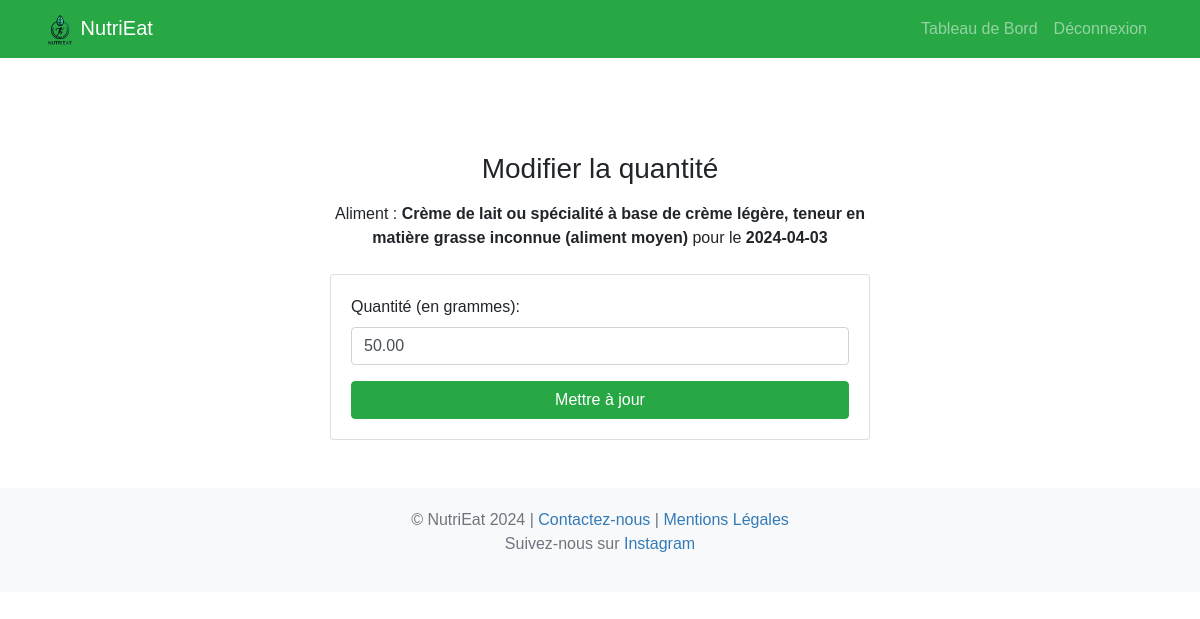
The page /modifier_quantite.php?id=49&date=2024-04-03 (signed in) on the database its author committed.
### tables this page shows
CREATE TABLE IF NOT EXISTS `journalalimentaire` (
  `id` int NOT NULL AUTO_INCREMENT,
  `utilisateur_id` int DEFAULT NULL,
  `aliment_id` int DEFAULT NULL,
  `date` date NOT NULL,
  `quantite` decimal(10,2) NOT NULL,
  PRIMARY KEY (`id`),
  KEY `utilisateur_id` (`utilisateur_id`),
  KEY `aliment_id` (`aliment_id`),
  CONSTRAINT `journalalimentaire_ibfk_1` FOREIGN KEY (`utilisateur_id`) REFERENCES `utilisateurs` (`id`),
  CONSTRAINT `journalalimentaire_ibfk_2` FOREIGN KEY (`aliment_id`) REFERENCES `aliments` (`id`)
);

CREATE TABLE IF NOT EXISTS `aliments` (
  `id` int NOT NULL AUTO_INCREMENT,
  `nom` varchar(255) NOT NULL,
  `calories` decimal(10,2) NOT NULL,
  `proteines` decimal(10,2) NOT NULL,
  `glucides` decimal(10,2) NOT NULL,
  `lipides` decimal(10,2) NOT NULL,
  `utilisateur_id` int DEFAULT NULL,
  `categorie` varchar(255) DEFAULT NULL,
  PRIMARY KEY (`id`)
);

### modifier_quantite.php (the view, shortened to what this page needs)
<?php
$user_id = $_SESSION['user_id'];
$aliment_id = isset($_GET['id']) ? intval($_GET['id']) : null;
$date = isset($_GET['date']) ? $_GET['date'] : null;
$conn = new mysqli("localhost", "root", "root", "NutriEat");
$sql = "SELECT aliments.nom, journalalimentaire.quantite, journalalimentaire.id
        FROM journalalimentaire
        INNER JOIN aliments ON journalalimentaire.aliment_id = aliments.id
        WHERE journalalimentaire.id = ? AND journalalimentaire.utilisateur_id = ?";
$stmt = $conn->prepare($sql);
$stmt->bind_param("ii", $aliment_id, $user_id);
$stmt->execute();
$result = $stmt->get_result();
$aliment = $result->fetch_assoc();
?>
<!DOCTYPE html>
<html lang="fr">
<head>
    <link href="https://stackpath.bootstrapcdn.com/bootstrap/4.5.2/css/bootstrap.min.css" rel="stylesheet">
    <link href="css/style.css" rel="stylesheet">
</head>
<body>
<nav class="navbar navbar-expand-lg navbar-dark bg-success fixed-top">
    <div class="container">
        <a class="navbar-brand" href="index.php">
            <img src="img/logo-nutrieat.png" alt="NutriEat Logo" style="height: 30px;">
            NutriEat
        </a>
        <div class="collapse navbar-collapse" id="navbarResponsive">
            <ul class="navbar-nav ml-auto">
                <li class="nav-item">
                    <a class="nav-link" href="dashboard.php">Tableau de Bord</a>
                </li>
                <li class="nav-item">
                    <a class="nav-link" href="logout.php">Déconnexion</a>
                </li>
            </ul>
        </div>
    </div>
</nav>
<div class="container mt-5 pt-5">
    <div class="row justify-content-center">
        <div class="col-md-6">
            <div class="text-center mb-4">
                <h2 class="h3 mb-3 font-weight-normal">Modifier la quantité</h2>
                <p>Aliment : <strong><?php echo htmlspecialchars($aliment['nom']); ?></strong> pour le <strong><?php echo htmlspecialchars($date); ?></strong></p>
            </div>
            <div class="card">
                <div class="card-body">
                    <form action="" method="post">
                        <div class="form-group">
                            <label for="quantite">Quantité (en grammes):</label>
                            <input type="number" class="form-control" id="quantite" name="quantite" value="<?php echo htmlspecialchars($aliment['quantite']); ?>" required>
                        </div>
                        <button type="submit" class="btn btn-success btn-block">Mettre à jour</button>
                    </form>
                </div>
            </div>
        </div>
    </div>
</div>
<footer class="footer mt-5 bg-light">
    <div class="container text-center">
        <p class="mb-0">&copy; NutriEat 2024 |
            <a href="contact.php">Contactez-nous</a> |
            <a href="mentions_legales.html">Mentions Légales</a>
        </p>
        <p>Suivez-nous sur <a href="https://www.instagram.com/nutrieat_app/" target="_blank" rel="noopener noreferrer">Instagram</a></p>
    </div>
</footer>
</body>
</html>

### css/style.css (style rules this page uses)
body { padding-top: 56px; font-family: 'Arial', sans-serif; }
.footer { background: #f8f9fa; color: #6c757d; text-align: center; padding: 20px 0; }
.footer a { color: #337ab7; }

### rows shown on the page
journalalimentaire: aliment.nom "Crème de lait ou spécialité à base de crème légère, teneur en matière grasse inconnue (aliment moyen)", quantite "50.00"

### other values the page prints
$date "2024-04-03"
